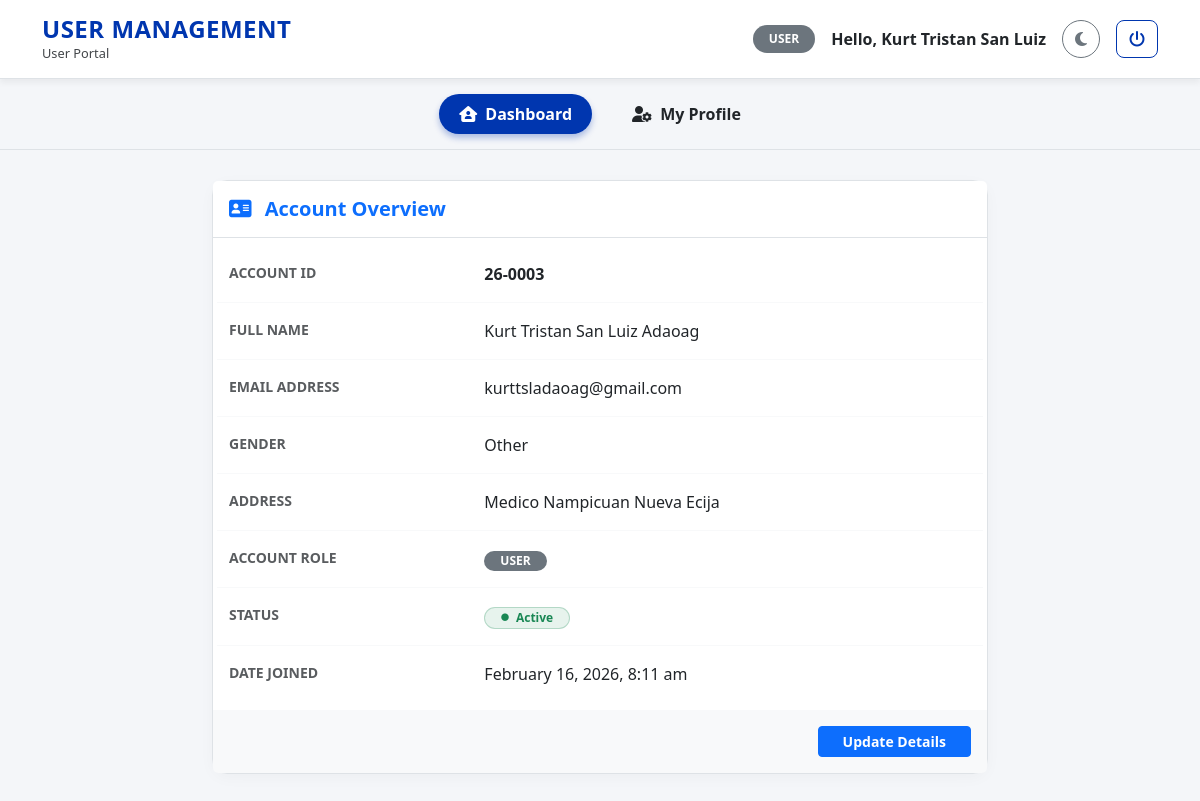
The page /user_dashboard.php (signed in) on the database its author committed.
### tables this page shows
CREATE TABLE `users` (
  `id` int(11) NOT NULL,
  `first_name` varchar(150) NOT NULL,
  `last_name` varchar(150) NOT NULL,
  `email` varchar(150) NOT NULL,
  `password` varchar(150) NOT NULL,
  `gender` enum('Male','Female','Other') NOT NULL,
  `role` enum('admin','user') NOT NULL,
  `address` varchar(150) NOT NULL,
  `status` enum('active','inactive') DEFAULT 'active',
  `login_attempts` int(11) NOT NULL,
  `created_at` timestamp NOT NULL DEFAULT current_timestamp()
);

### includes/User.php (called while the page is built, shortened)
<?php
class User {
    private $db;
    public function __construct($dbConnection) {
        $this->db = $dbConnection;
    }
    public function getUserById($id) {
        try {
            $stmt = $this->db->prepare("SELECT * FROM users WHERE id = ?");
            $stmt->execute([$id]);
            return $stmt->fetch();
        } catch (PDOException $e) {
            return null;
        }
    }
}
?>

### user_dashboard.php (the view, shortened to what this page needs)
<?php
require 'includes/User.php';
$database = new Database();
$db = $database->getConnection();
$userObj = new User($db);
$user_id = $_SESSION['user_id'];
$user_data = $userObj->getUserById($user_id);
?>
<!DOCTYPE html>
<html lang="en">
<head>
    <link rel="stylesheet" href="https://cdn.jsdelivr.net/npm/bootstrap@5.3.8/dist/css/bootstrap.min.css">
    <link rel="stylesheet" href="https://cdnjs.cloudflare.com/ajax/libs/font-awesome/6.5.0/css/all.min.css">
    <link rel="stylesheet" href="assets/dashboard.css">
</head>
<body>
    <header class="header">
        <div class="container d-flex justify-content-between align-items-center">
            <div class="brand-text">
                <h4>USER MANAGEMENT</h4>
                <p>User Portal</p>
            </div>
            <div class="d-flex align-items-center gap-3">
                <span class="badge rounded-pill badge-role-user px-3 py-2">
                    USER
                </span>
                <span class="fw-bold text-dark">Hello, <?php echo htmlspecialchars($_SESSION['user_name']); ?></span>
                <button id="themeToggleBtn" class="btn btn-outline-secondary rounded-circle d-flex align-items-center justify-content-center" style="width: 38px; height: 38px;" title="Toggle Dark/Light Mode">
                    <i id="themeIcon" class="fa-solid fa-moon"></i>
                </button>
                <a href="logout.php" class="btn btn-logout text-decoration-none" title="Logout">
                    <i class="fa-solid fa-power-off"></i>
                </a>
            </div>
        </div>
    </header>
    <ul class="nav nav-pills custom-navbar">
        <li class="nav-item"><a class="nav-link active" href="user_dashboard.php"><i class="fa-solid fa-house-user me-1"></i> Dashboard</a></li>
        <li class="nav-item"><a class="nav-link" href="profile.php"><i class="fa-solid fa-user-gear me-1"></i> My Profile</a></li>
    </ul>
    <div class="container pb-5" style="max-width: 800px;">
        <div class="card stat-card mb-4">
            <div class="card-header bg-white py-3 border-0 d-flex justify-content-between align-items-center">
                <h5 class="mb-0 fw-bold text-primary"><i class="fa-solid fa-address-card me-2"></i> Account Overview</h5>
            </div>
            <div class="card-body border-top pt-4">
                <div class="row mb-3 pb-3 border-bottom border-light">
                    <div class="col-sm-4 text-muted fw-bold small">ACCOUNT ID</div>
                    <div class="col-sm-8 fw-semibold text-dark">26-<?php echo str_pad($user_data['id'], 4, '0', STR_PAD_LEFT); ?></div>
                </div>
                <div class="row mb-3 pb-3 border-bottom border-light">
                    <div class="col-sm-4 text-muted fw-bold small">FULL NAME</div>
                    <div class="col-sm-8 text-dark"><?php echo htmlspecialchars($user_data['first_name'] . ' ' . $user_data['last_name']); ?></div>
                </div>
                <div class="row mb-3 pb-3 border-bottom border-light">
                    <div class="col-sm-4 text-muted fw-bold small">EMAIL ADDRESS</div>
                    <div class="col-sm-8 text-dark"><?php echo htmlspecialchars($user_data['email']); ?></div>
                </div>
                <div class="row mb-3 pb-3 border-bottom border-light">
                    <div class="col-sm-4 text-muted fw-bold small">GENDER</div>
                    <div class="col-sm-8 text-dark"><?php echo htmlspecialchars($user_data['gender']); ?></div>
                </div>
                <div class="row mb-3 pb-3 border-bottom border-light">
                    <div class="col-sm-4 text-muted fw-bold small">ADDRESS</div>
                    <div class="col-sm-8 text-dark"><?php echo htmlspecialchars($user_data['address']); ?></div>
                </div>
                <div class="row mb-3 pb-3 border-bottom border-light">
                    <div class="col-sm-4 text-muted fw-bold small">ACCOUNT ROLE</div>
                    <div class="col-sm-8">
                        <span class="badge badge-role-user rounded-pill px-3 py-1"><?php echo strtoupper($user_data['role']); ?></span>
                    </div>
                </div>
                <div class="row mb-3 pb-3 border-bottom border-light">
                    <div class="col-sm-4 text-muted fw-bold small">STATUS</div>
                    <div class="col-sm-8">
                        <?php if ($user_data['status'] == 'active'): ?>
                            <span class="badge bg-success-soft rounded-pill px-3 py-1 border border-success border-opacity-25"><i class="fa-solid fa-circle fa-2xs me-1"></i> Active</span>
                        <?php else: ?>
                            <span class="badge bg-danger-soft rounded-pill px-3 py-1 border border-danger border-opacity-25"><i class="fa-regular fa-circle fa-2xs me-1"></i> Inactive</span>
                        <?php endif; ?>
                    </div>
                </div>
                <div class="row mb-2">
                    <div class="col-sm-4 text-muted fw-bold small">DATE JOINED</div>
                    <div class="col-sm-8 text-dark"><?php echo date("F j, Y, g:i a", strtotime($user_data['created_at'])); ?></div>
                </div>
            </div>
            <div class="card-footer bg-light border-0 py-3 text-end">
                <a href="profile.php" class="btn btn-primary btn-sm px-4 fw-semibold">Update Details</a>
            </div>
        </div>
    </div>
</body>
</html>

### assets/dashboard.css (style rules this page uses)
:root { --primary: #0036af; --header-bg: #ffffff; --card-bg: #ffffff; --body-bg: #f4f6f9; --nav-link-hover: rgba(0, 54, 175, 0.1); }
body { background-color: var(--body-bg); font-family: 'Segoe UI', Tahoma, Geneva, Verdana, sans-serif; min-height: 100vh; display: flex; flex-direction: column; transition: background-color 0.3s ease, color 0.3s ease; }
.header { background: var(--header-bg); padding: 15px 0; box-shadow: 0 4px 6px rgba(0, 0, 0, 0.05); border-bottom: 1px solid var(--bs-border-color); transition: background-color 0.3s ease; }
.brand-text h4 { margin: 0; font-weight: 700; letter-spacing: 0.5px; color: var(--primary); }
.brand-text p { margin: 0; font-size: 0.8rem; opacity: 0.85; }
.btn-logout { color: var(--primary); border: 1px solid var(--primary); transition: all 0.3s ease; border-radius: 8px; padding: 6px 12px; }
.custom-navbar { background: transparent; display: flex; justify-content: center; padding: 15px 0; border-bottom: 1px solid var(--bs-border-color); margin-bottom: 30px; }
.custom-navbar .nav-link { font-weight: 600; margin: 0 10px; border-radius: 50px; padding: 8px 20px; transition: 0.2s; color: var(--bs-body-color); }
.custom-navbar .nav-link.active { background-color: var(--primary); color: white; box-shadow: 0 4px 6px rgba(0, 54, 175, 0.3); }
.stat-card { background: var(--card-bg); border: 1px solid var(--bs-border-color); border-radius: 15px; box-shadow: 0 4px 15px rgba(0, 0, 0, 0.03); transition: transform 0.2s, background-color 0.3s ease; }
.badge-role-user { background-color: #6c757d; color: white; }
.bg-success-soft { background-color: rgba(25, 135, 84, 0.1); color: #198754; }

### rows shown on the page
users: id "0003", first_name+last_name "Kurt Tristan San Luiz Adaoag", email "kurttsladaoag@gmail.com", gender "Other", address "Medico Nampicuan Nueva Ecija", role "USER", created_at "February 16, 2026, 8:11 am"

### other values the page prints
$_SESSION['user_name'] "Kurt Tristan San Luiz"
